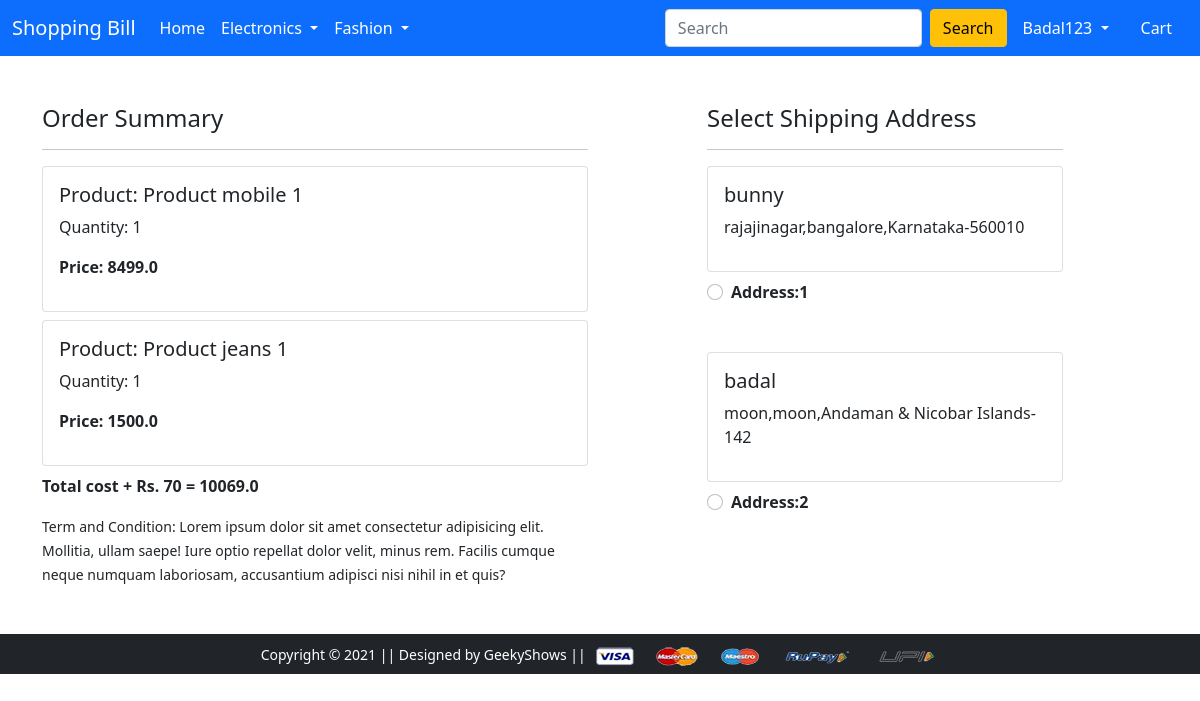
/checkout/ (signed in), run on an earlier commit of the app's database.
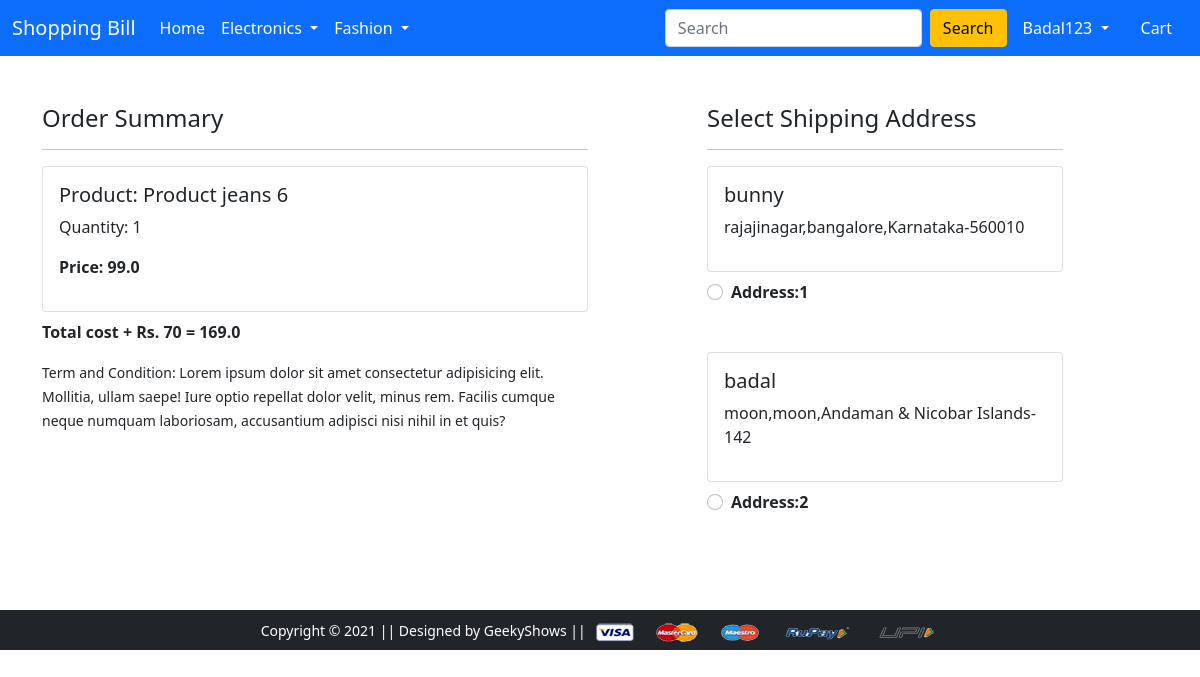
And on a later commit of the database.
### app1/models.py (models this page shows, shortened)
class Cart(models.Model):
    user = models.ForeignKey(User, on_delete=models.CASCADE)
    product = models.ForeignKey(Product, on_delete=models.CASCADE)
    quantity = models.PositiveIntegerField(default=1) #it should be +ve but shouldnt negative
    @property
    def total_cost(self):
        return self.quantity * self.product.discounted_price

class Product(models.Model):
    title = models.CharField(max_length=100)
    selling_price = models.FloatField()
    discounted_price = models.FloatField()
    description = models.TextField(max_length=200)
    brand = models.CharField(max_length=100)
    category = models.CharField(choices=CATEGORY_CHOICES, max_length=2)
    product_image = models.ImageField(upload_to='productimg')

class Customer(models.Model):
    user = models.ForeignKey(User, on_delete=models.CASCADE)
    name = models.CharField(max_length=200)
    locality = models.CharField(max_length=200)
    city = models.CharField(max_length=50)
    zipcode = models.IntegerField()
    state = models.CharField(choices=STATE_CHOICES, max_length=50)

### app1/views.py (the view)
# urls.py: path('checkout/', views.checkout, name='checkout'),
@login_required
def checkout(request):
    user = request.user
    addres = Customer.objects.filter(user= user)
    cart_items = Cart.objects.filter(user=user)
    amount = 0.0
    shipping_amount = 70.0
    totalamount = 0.0
    cart_product = [p for p in Cart.objects.all() if p.user == request.user]
    if cart_product:  #if the cart has some product then only we will calculate the totalamt
        for p in cart_product:
            tempamount = (p.quantity * p.product.discounted_price)
            amount += tempamount
        totalamount = amount + shipping_amount
    return render(request, 'app1/checkout.html', {'addres':addres, 'totalamount':totalamount, 'cart_items':cart_items})

### app1/templates/app1/checkout.html (shortened to what this page needs)
{% extends 'app1/base.html' %}
{% load static %}
{% block main-content %}
<div class="container">
 <div class="row mt-5">
  <div class="col-sm-6">
    <h4>Order Summary</h4>
    <hr>
    {% for item in cart_items %}
      <div class="card mb-2">
        <div class="card-body">
          <h5>Product: Product {{item.product.title}}</h5>
          <p>Quantity: {{item.quantity}}</p>
          <p class="fw-bold">Price: {{item.total_cost}}</p>
        </div>
      </div>
      {% endfor %}
      <p class="fw-bold">Total cost + Rs. 70 = {{totalamount}}</p>
    <small>Term and Condition: Lorem ipsum dolor sit amet consectetur adipisicing elit. Mollitia, ullam saepe! Iure optio repellat dolor velit, minus rem. Facilis cumque neque numquam laboriosam, accusantium adipisci nisi nihil in et quis?</small>
  </div>
  <div class="col-sm-4 offset-sm-1">
    <h4>Select Shipping Address</h4>
    <hr>
    <form action="/paymentdone" id="myform">
      {% for add in addres %}
      <div class="card">
        <div class="card-body">
        <h5>{{add.name}}</h5>
        <p>{{add.locality}},{{add.city}},{{add.state}}-{{add.zipcode}}</p>
        </div>
      </div>
        <div class="form-check mt-2 mb-5">
          <input class="form-check-input" type="radio" name="custid" id="custadd{{forloop.counter}}" value="{{add.id}}">
          <label class="form-check-label fw-bold" for="custadd{{forloop.counter}}">
            Address:{{forloop.counter}} </label>
        </div>
        {% endfor %}
        </div>
    </div>
  </div>
{% endblock main-content %}
{% block payment-gateway %}
<!DOCTYPE html>
<html lang="en">
<head>
</head>
<body>
</body>
</html>
{% endblock payment-gateway %}

What changed in the data, as far as the page shows it:
removed Cart: product "mobile 1", quantity "1", total_cost "8499.0"
removed Cart: product "jeans 1", quantity "1", total_cost "1500.0"
added Cart: product "jeans 6", quantity "1", total_cost "99.0"
Also different on the page:
{{ totalamount }}: "10069.0" → "169.0"
